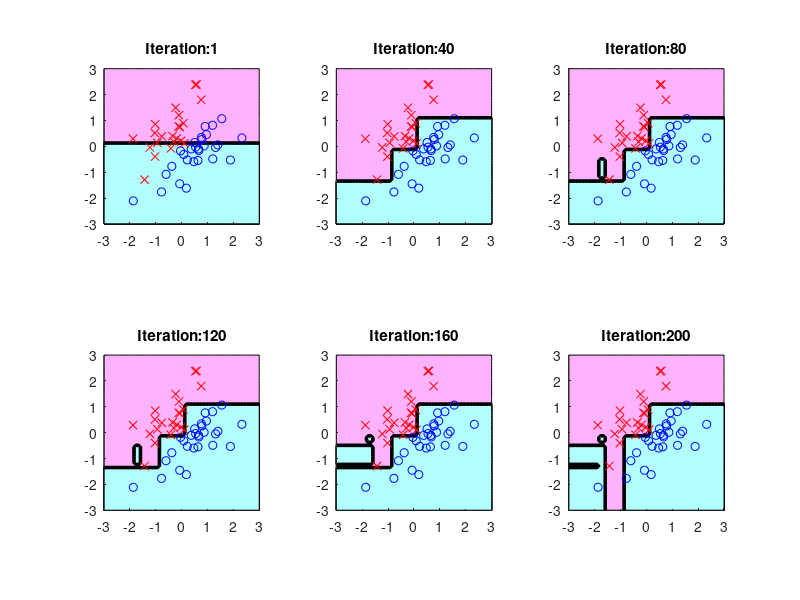
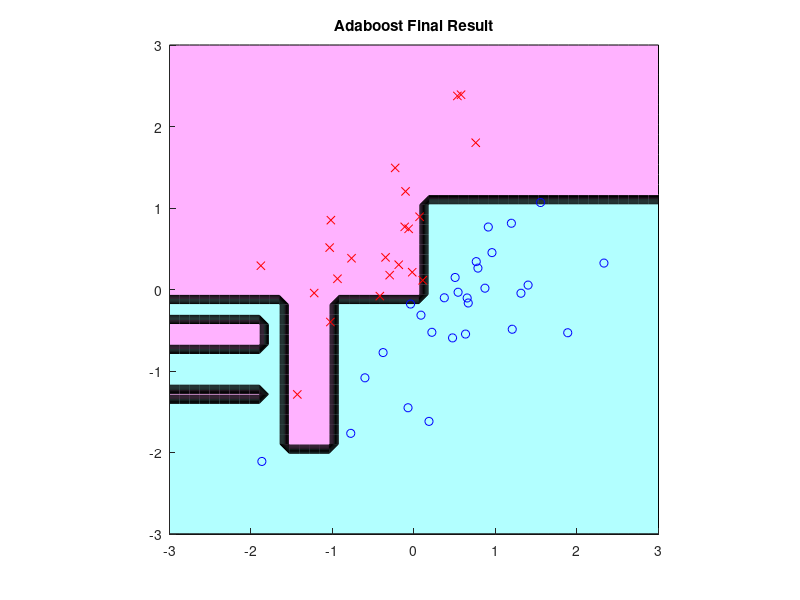

Here is the MATLAB script that generated these plots, in order:
%% Example 9.3 Adaboost
%
% * *Result in book* : Figure 9.13
% * *Code in book* : Figure 9.14
% * *Output* : |eg9_3_A.png, eg9_3_B.png|
% * *Usage* : |eg9_3(), eg9_3(50, 50)|
%
%% Source Code
function eg9_3(n, a)
    % init
    rng(0);
    % recommended, use it in future instead of
    % rand('state', 0); randn('state', 0);
    if nargin < 1
        n = 50; a = 50;
    end
    x = randn(n, 2);
    y = 2 *(x(:, 1) > x(:, 2)) - 1;
    X0 = linspace(-3, 3, n);
    [X(:, :, 1), X(:, :, 2)] = meshgrid(X0);
    b = 5000; Y = zeros(a, a);
    yy = zeros(size(y));
    w = ones(n, 1) / n;

    id = 1;
    figure('Name', 'Adaboost Example'); clf; hold on;
    setFigure('Adaboost Running');
    
    for jj = 1 : b
        wy = w .* y;
        d = ceil(2 * rand);
        [xs, xi] = sort(x(:, d));
        el = cumsum(wy(xi));
        eu = cumsum(wy(xi(end : -1 : 1)));
        e = eu(end - 1 : -1 : 1) - el(1 : end - 1);
        [~, ei] = max(abs(e));
        c = mean(xs(ei : ei + 1));
        s = sign(e(ei));
        yh = sign(s * (x(:, d) - c));
        R = w' * (1 - yh .* y) / 2;
        t = log((1 - R) / R) / 2;
        yy = yy + yh * t;
        w = exp(-yy .* y);
        w = w / sum(w);
        Y = Y + sign(s * (X(:, :, d) - c)) * t;
        if (jj == 1) || (rem(jj, 40) == 0 && jj / 40 < 6)
            plotFigure(2, 3, id, num2str(jj), X0, Y, x, y);
            id = id + 1;
        end
    end
    saveas(gcf, 'eg9_3_A', 'png');

    figure('Name', 'Adaboost Example'); clf; hold on;
    setFigure('Adaboost Final Result');
    contourf(X0, X0, sign(Y));
    plot(x(y == 1, 1), x(y == 1, 2), 'bo');
    plot(x(y == -1, 1), x(y == -1, 2), 'rx');
    saveas(gcf, 'eg9_3_B', 'png');

    % sub-function, plot sub-figure
    function [] = plotFigure( M, N, id, titlesuffix, x0, y0, x1, y1)
        subplot(M, N, id); hold on;
        contourf(x0, x0, sign(y0));
        plot(x1(y1 == 1, 1), x1(y1 == 1, 2), 'bo');
        plot(x1(y1 == -1, 1), x1(y1 == -1, 2), 'rx');
        setFigure(strcat('Iteration: ', titlesuffix));
    end

    % sub-function, figure setting
    function [] = setFigure( tag )
        title(tag);
        axis([-3 3 -3 3]); axis square;
        colormap([1 0.7 1; 0.7 1 1]);
    end
end
